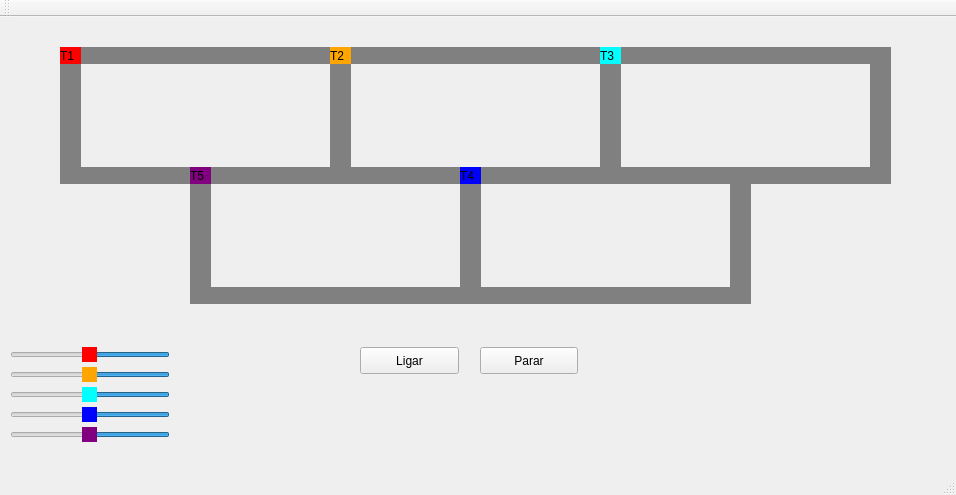
<?xml version="1.0" encoding="UTF-8"?>
<ui version="4.0">
 <class>MainWindow</class>
 <widget class="QMainWindow" name="MainWindow">
  <property name="geometry">
   <rect>
    <x>0</x>
    <y>0</y>
    <width>956</width>
    <height>495</height>
   </rect>
  </property>
  <property name="windowTitle">
   <string>MainWindow</string>
  </property>
  <widget class="QWidget" name="centralWidget">
   <widget class="QLabel" name="label_trem1">
    <property name="geometry">
     <rect>
      <x>60</x>
      <y>30</y>
      <width>21</width>
      <height>17</height>
     </rect>
    </property>
    <property name="tabletTracking">
     <bool>false</bool>
    </property>
    <property name="styleSheet">
     <string notr="true">QLabel { background: red}</string>
    </property>
    <property name="text">
     <string>T1</string>
    </property>
   </widget>
   <widget class="QLabel" name="label_trilho01">
    <property name="geometry">
     <rect>
      <x>80</x>
      <y>30</y>
      <width>250</width>
      <height>17</height>
     </rect>
    </property>
    <property name="styleSheet">
     <string notr="true">QLabel { background: grey}</string>
    </property>
    <property name="text">
     <string/>
    </property>
   </widget>
   <widget class="QLabel" name="label_trilho08">
    <property name="geometry">
     <rect>
      <x>80</x>
      <y>150</y>
      <width>250</width>
      <height>17</height>
     </rect>
    </property>
    <property name="styleSheet">
     <string notr="true">QLabel { background: grey}</string>
    </property>
    <property name="text">
     <string/>
    </property>
   </widget>
   <widget class="QLabel" name="label_trilho05">
    <property name="geometry">
     <rect>
      <x>330</x>
      <y>30</y>
      <width>21</width>
      <height>137</height>
     </rect>
    </property>
    <property name="styleSheet">
     <string notr="true">QLabel { background: grey}</string>
    </property>
    <property name="text">
     <string/>
    </property>
   </widget>
   <widget class="QLabel" name="label_trilho04">
    <property name="geometry">
     <rect>
      <x>60</x>
      <y>30</y>
      <width>21</width>
      <height>137</height>
     </rect>
    </property>
    <property name="styleSheet">
     <string notr="true">QLabel { background: grey}</string>
    </property>
    <property name="text">
     <string/>
    </property>
   </widget>
   <widget class="QPushButton" name="pushButton">
    <property name="geometry">
     <rect>
      <x>360</x>
      <y>330</y>
      <width>99</width>
      <height>27</height>
     </rect>
    </property>
    <property name="text">
     <string>Ligar</string>
    </property>
   </widget>
   <widget class="QPushButton" name="pushButton_2">
    <property name="geometry">
     <rect>
      <x>480</x>
      <y>330</y>
      <width>98</width>
      <height>27</height>
     </rect>
    </property>
    <property name="text">
     <string>Parar</string>
    </property>
   </widget>
   <widget class="QLabel" name="label_trilho06">
    <property name="geometry">
     <rect>
      <x>600</x>
      <y>30</y>
      <width>21</width>
      <height>137</height>
     </rect>
    </property>
    <property name="styleSheet">
     <string notr="true">QLabel { background: grey}</string>
    </property>
    <property name="text">
     <string/>
    </property>
   </widget>
   <widget class="QLabel" name="label_trilho02">
    <property name="geometry">
     <rect>
      <x>350</x>
      <y>30</y>
      <width>250</width>
      <height>17</height>
     </rect>
    </property>
    <property name="styleSheet">
     <string notr="true">QLabel { background: grey}</string>
    </property>
    <property name="text">
     <string/>
    </property>
   </widget>
   <widget class="QLabel" name="label_trilho09">
    <property name="geometry">
     <rect>
      <x>350</x>
      <y>150</y>
      <width>250</width>
      <height>17</height>
     </rect>
    </property>
    <property name="styleSheet">
     <string notr="true">QLabel { background: grey}</string>
    </property>
    <property name="text">
     <string/>
    </property>
   </widget>
   <widget class="QLabel" name="label_trem2">
    <property name="geometry">
     <rect>
      <x>330</x>
      <y>30</y>
      <width>21</width>
      <height>17</height>
     </rect>
    </property>
    <property name="palette">
     <palette>
      <active>
       <colorrole role="Button">
        <brush brushstyle="SolidPattern">
         <color alpha="255">
          <red>255</red>
          <green>165</green>
          <blue>0</blue>
         </color>
        </brush>
       </colorrole>
       <colorrole role="Base">
        <brush brushstyle="SolidPattern">
         <color alpha="255">
          <red>255</red>
          <green>165</green>
          <blue>0</blue>
         </color>
        </brush>
       </colorrole>
       <colorrole role="Window">
        <brush brushstyle="SolidPattern">
         <color alpha="255">
          <red>255</red>
          <green>165</green>
          <blue>0</blue>
         </color>
        </brush>
       </colorrole>
      </active>
      <inactive>
       <colorrole role="Button">
        <brush brushstyle="SolidPattern">
         <color alpha="255">
          <red>255</red>
          <green>165</green>
          <blue>0</blue>
         </color>
        </brush>
       </colorrole>
       <colorrole role="Base">
        <brush brushstyle="SolidPattern">
         <color alpha="255">
          <red>255</red>
          <green>165</green>
          <blue>0</blue>
         </color>
        </brush>
       </colorrole>
       <colorrole role="Window">
        <brush brushstyle="SolidPattern">
         <color alpha="255">
          <red>255</red>
          <green>165</green>
          <blue>0</blue>
         </color>
        </brush>
       </colorrole>
      </inactive>
      <disabled>
       <colorrole role="Button">
        <brush brushstyle="SolidPattern">
         <color alpha="255">
          <red>255</red>
          <green>165</green>
          <blue>0</blue>
         </color>
        </brush>
       </colorrole>
       <colorrole role="Base">
        <brush brushstyle="SolidPattern">
         <color alpha="255">
          <red>255</red>
          <green>165</green>
          <blue>0</blue>
         </color>
        </brush>
       </colorrole>
       <colorrole role="Window">
        <brush brushstyle="SolidPattern">
         <color alpha="255">
          <red>255</red>
          <green>165</green>
          <blue>0</blue>
         </color>
        </brush>
       </colorrole>
      </disabled>
     </palette>
    </property>
    <property name="styleSheet">
     <string notr="true">QLabel { background: orange}</string>
    </property>
    <property name="text">
     <string>T2</string>
    </property>
   </widget>
   <widget class="QLabel" name="label_trem3">
    <property name="geometry">
     <rect>
      <x>600</x>
      <y>30</y>
      <width>21</width>
      <height>17</height>
     </rect>
    </property>
    <property name="styleSheet">
     <string notr="true">QLabel { background: cyan}</string>
    </property>
    <property name="text">
     <string>T3</string>
    </property>
   </widget>
   <widget class="QLabel" name="label_trilho10">
    <property name="geometry">
     <rect>
      <x>620</x>
      <y>150</y>
      <width>250</width>
      <height>17</height>
     </rect>
    </property>
    <property name="styleSheet">
     <string notr="true">QLabel { background: grey}</string>
    </property>
    <property name="text">
     <string/>
    </property>
   </widget>
   <widget class="QLabel" name="label_trilho03">
    <property name="geometry">
     <rect>
      <x>620</x>
      <y>30</y>
      <width>250</width>
      <height>17</height>
     </rect>
    </property>
    <property name="styleSheet">
     <string notr="true">QLabel { background: grey}</string>
    </property>
    <property name="text">
     <string/>
    </property>
   </widget>
   <widget class="QLabel" name="label_trilho07">
    <property name="geometry">
     <rect>
      <x>870</x>
      <y>30</y>
      <width>21</width>
      <height>137</height>
     </rect>
    </property>
    <property name="styleSheet">
     <string notr="true">QLabel { background: grey}</string>
    </property>
    <property name="text">
     <string/>
    </property>
   </widget>
   <widget class="QLabel" name="label_trilho11">
    <property name="geometry">
     <rect>
      <x>190</x>
      <y>150</y>
      <width>21</width>
      <height>137</height>
     </rect>
    </property>
    <property name="styleSheet">
     <string notr="true">QLabel { background: grey}</string>
    </property>
    <property name="text">
     <string/>
    </property>
   </widget>
   <widget class="QLabel" name="label_trilho12">
    <property name="geometry">
     <rect>
      <x>460</x>
      <y>150</y>
      <width>21</width>
      <height>137</height>
     </rect>
    </property>
    <property name="styleSheet">
     <string notr="true">QLabel { background: grey}</string>
    </property>
    <property name="text">
     <string/>
    </property>
   </widget>
   <widget class="QLabel" name="label_trilho14">
    <property name="geometry">
     <rect>
      <x>210</x>
      <y>270</y>
      <width>250</width>
      <height>17</height>
     </rect>
    </property>
    <property name="styleSheet">
     <string notr="true">QLabel { background: grey}</string>
    </property>
    <property name="text">
     <string/>
    </property>
   </widget>
   <widget class="QLabel" name="label_trilho13">
    <property name="geometry">
     <rect>
      <x>730</x>
      <y>150</y>
      <width>21</width>
      <height>137</height>
     </rect>
    </property>
    <property name="styleSheet">
     <string notr="true">QLabel { background: grey}</string>
    </property>
    <property name="text">
     <string/>
    </property>
   </widget>
   <widget class="QLabel" name="label_trilho15">
    <property name="geometry">
     <rect>
      <x>480</x>
      <y>270</y>
      <width>250</width>
      <height>17</height>
     </rect>
    </property>
    <property name="styleSheet">
     <string notr="true">QLabel { background: grey}</string>
    </property>
    <property name="text">
     <string/>
    </property>
   </widget>
   <widget class="QLabel" name="label_trem4">
    <property name="geometry">
     <rect>
      <x>460</x>
      <y>150</y>
      <width>21</width>
      <height>17</height>
     </rect>
    </property>
    <property name="styleSheet">
     <string notr="true">QLabel { background: blue}</string>
    </property>
    <property name="text">
     <string>T4</string>
    </property>
   </widget>
   <widget class="QLabel" name="label_trem5">
    <property name="geometry">
     <rect>
      <x>190</x>
      <y>150</y>
      <width>21</width>
      <height>17</height>
     </rect>
    </property>
    <property name="styleSheet">
     <string notr="true">QLabel { background: purple}</string>
    </property>
    <property name="text">
     <string>T5</string>
    </property>
   </widget>
   <widget class="QSlider" name="slidert1">
    <property name="geometry">
     <rect>
      <x>10</x>
      <y>330</y>
      <width>160</width>
      <height>16</height>
     </rect>
    </property>
    <property name="layoutDirection">
     <enum>Qt::RightToLeft</enum>
    </property>
    <property name="styleSheet">
     <string notr="true">QSlider::handle:horizontal {background-color: red}</string>
    </property>
    <property name="maximum">
     <number>99</number>
    </property>
    <property name="value">
     <number>50</number>
    </property>
    <property name="sliderPosition">
     <number>50</number>
    </property>
    <property name="orientation">
     <enum>Qt::Horizontal</enum>
    </property>
   </widget>
   <widget class="QSlider" name="slidert2">
    <property name="geometry">
     <rect>
      <x>10</x>
      <y>350</y>
      <width>160</width>
      <height>16</height>
     </rect>
    </property>
    <property name="layoutDirection">
     <enum>Qt::RightToLeft</enum>
    </property>
    <property name="styleSheet">
     <string notr="true">QSlider::handle:horizontal {background-color: orange}</string>
    </property>
    <property name="sliderPosition">
     <number>50</number>
    </property>
    <property name="orientation">
     <enum>Qt::Horizontal</enum>
    </property>
   </widget>
   <widget class="QSlider" name="slidert3">
    <property name="geometry">
     <rect>
      <x>10</x>
      <y>370</y>
      <width>160</width>
      <height>16</height>
     </rect>
    </property>
    <property name="layoutDirection">
     <enum>Qt::RightToLeft</enum>
    </property>
    <property name="styleSheet">
     <string notr="true">QSlider::handle:horizontal {background-color: cyan}</string>
    </property>
    <property name="sliderPosition">
     <number>50</number>
    </property>
    <property name="orientation">
     <enum>Qt::Horizontal</enum>
    </property>
   </widget>
   <widget class="QSlider" name="slidert4">
    <property name="geometry">
     <rect>
      <x>10</x>
      <y>390</y>
      <width>160</width>
      <height>16</height>
     </rect>
    </property>
    <property name="layoutDirection">
     <enum>Qt::RightToLeft</enum>
    </property>
    <property name="styleSheet">
     <string notr="true">QSlider::handle:horizontal {background-color: blue}</string>
    </property>
    <property name="sliderPosition">
     <number>50</number>
    </property>
    <property name="orientation">
     <enum>Qt::Horizontal</enum>
    </property>
   </widget>
   <widget class="QSlider" name="slidert5">
    <property name="geometry">
     <rect>
      <x>10</x>
      <y>410</y>
      <width>160</width>
      <height>16</height>
     </rect>
    </property>
    <property name="layoutDirection">
     <enum>Qt::RightToLeft</enum>
    </property>
    <property name="styleSheet">
     <string notr="true">QSlider::handle:horizontal {background-color: purple}</string>
    </property>
    <property name="sliderPosition">
     <number>50</number>
    </property>
    <property name="orientation">
     <enum>Qt::Horizontal</enum>
    </property>
   </widget>
   <zorder>label_trilho09</zorder>
   <zorder>label_trilho03</zorder>
   <zorder>label_trilho11</zorder>
   <zorder>label_trilho13</zorder>
   <zorder>label_trilho15</zorder>
   <zorder>label_trilho14</zorder>
   <zorder>label_trilho12</zorder>
   <zorder>label_trilho10</zorder>
   <zorder>label_trilho07</zorder>
   <zorder>label_trilho01</zorder>
   <zorder>label_trilho08</zorder>
   <zorder>label_trilho05</zorder>
   <zorder>label_trilho04</zorder>
   <zorder>label_trem1</zorder>
   <zorder>pushButton</zorder>
   <zorder>pushButton_2</zorder>
   <zorder>label_trilho06</zorder>
   <zorder>label_trilho02</zorder>
   <zorder>label_trem2</zorder>
   <zorder>label_trem3</zorder>
   <zorder>label_trem4</zorder>
   <zorder>label_trem5</zorder>
   <zorder>slidert1</zorder>
   <zorder>slidert2</zorder>
   <zorder>slidert3</zorder>
   <zorder>slidert4</zorder>
   <zorder>slidert5</zorder>
  </widget>
  <widget class="QMenuBar" name="menuBar">
   <property name="geometry">
    <rect>
     <x>0</x>
     <y>0</y>
     <width>956</width>
     <height>22</height>
    </rect>
   </property>
  </widget>
  <widget class="QToolBar" name="mainToolBar">
   <attribute name="toolBarArea">
    <enum>TopToolBarArea</enum>
   </attribute>
   <attribute name="toolBarBreak">
    <bool>false</bool>
   </attribute>
  </widget>
  <widget class="QStatusBar" name="statusBar"/>
 </widget>
 <layoutdefault spacing="6" margin="11"/>
 <resources/>
 <connections/>
</ui>
